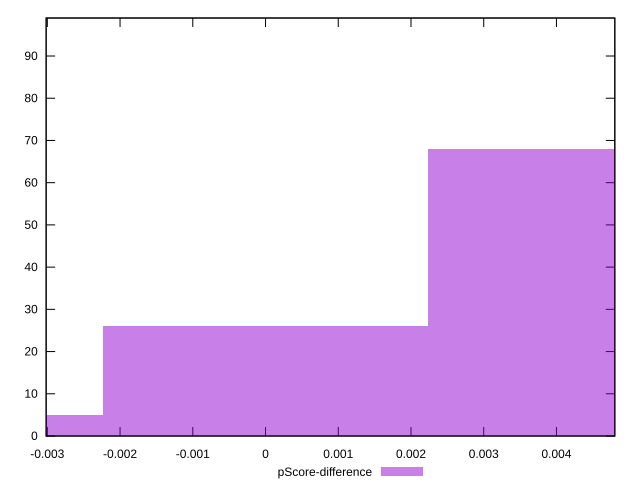

Recreate this plot in gnuplot.
reset

$pScoreDifference <<EOF
0.0044630749117329045 68
0 26
-0.0044630749117329045 5
EOF

set key outside below
set boxwidth 0.0044630749117329045
set xrange [-0.003016227033358798:0.004802493611711034]
set yrange [0:99]
set trange [0:99]
set style fill transparent solid 0.5 noborder
set terminal svg size 640, 490 enhanced background rgb 'white'
set output "reports/report_00030_2021-02-24T20-42-31.540Z/largest-contentful-paint/samples/card/pScore-difference/histogram.svg"

plot $pScoreDifference title "pScore-difference" with boxes

reset
